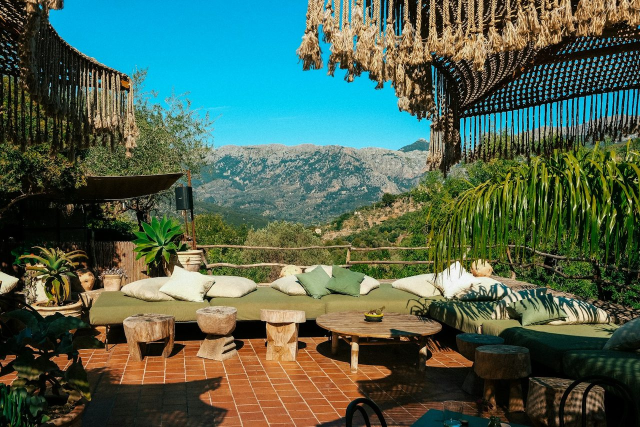
#> input picture configs/fixtures/media/FVmUL290EW4.jpg, 1280 x 854 px (shown at 1/2 size)
$ python -i compose.py   (imports and definitions only)
#> lines starting #> are read from the running program, lines starting #| are printed output that depends on the picture
### lib/brand.py
"""
SideQuest Reel Factory — Brand constants (single source of truth).

These values are locked to the real app's BrandMark component so the wordmark,
pink dot, and palette in every reel are identical to the product. Do not fork
these per-reel — a reel that diverges from the real logo violates brand rule #2.
"""

# ---- Palette (from app design tokens) ----
BG_DARK      = "#0A0908"   # reel background
INK          = "#111217"   # wordmark on light surfaces
WHITE        = "#FFFFFF"
PINK         = "#F4A7B0"    # SideQuest signature dot / accent
GRAY_SUB     = "#B4B4B4"
GRAY_HANDLE  = "#999999"
GRAY_URL     = "#777777"

# ---- Wordmark geometry (EXACT, from user's logo HTML canvas export) ----
# Canvas reference: fontSize 100, letterSpacing -5.6px, dot radius 11,
# gap text->dot 6px, dot bottom touches text baseline (cap bottom).
# We keep the canvas's own 100px scale so the reel logo == the exported PNG.
WORDMARK_TEXT      = "SideQuest"
WORDMARK_FONTSIZE  = 100         # matches canvas export
WORDMARK_TRACKING  = -5.6        # letterSpacing at 100px
DOT_RADIUS         = 11
DOT_DIAMETER       = 22
DOT_GAP            = 6           # px between last glyph and dot
DOT_COLOR          = "#F4A7B0"
WORDMARK_COLOR     = "#111111"   # ink (on light); use WHITE on dark reel bg
# On the dark reel background the wordmark is white, dot stays pink.
WORDMARK_COLOR_DARK = "#FFFFFF"

# ---- Identity ----
HANDLE   = "@sideqtravel"
URL      = "sidequesttravel.app"
APP_NAME = "SideQuest"

# ---- Canvas ----
W, H = 1080, 1920
FPS  = 30

# ---- Fonts (populated by setup; see assets/fonts/) ----
FONT_BLACK   = "assets/fonts/Raleway-Black.ttf"
FONT_BOLD    = "assets/fonts/Raleway-Bold.ttf"
FONT_REGULAR = "assets/fonts/Raleway-Regular.ttf"


def hex_to_rgb(h: str):
    h = h.lstrip("#")
    return tuple(int(h[i:i+2], 16) for i in (0, 2, 4))

### compose/compose.py
"""
SideQuest Reel Factory v2 — Compose Module

Assembles b-roll + animated phone renders + kinetic text + brand CTA into a
1080x1920 H.264 reel. Config-driven. Key upgrades over v1:
  - Motion everywhere (Ken Burns on stills/b-roll, frame sequences for animated
    phone renders and captured scrolls)
  - Kinetic text (word-by-word reveal) instead of static popups
  - High bitrate (~10 Mbps) so Instagram's re-encode still looks clean
  - Brand-locked CTA pulled from lib/brand.py (never diverges from the app logo)
  - Reveal helper for the hidden-sidequest theme (blur -> unblur)

Run:  python compose/compose.py configs/<reel>.json
"""
import json
import os
import subprocess
import sys
from pathlib import Path

from PIL import Image, ImageDraw, ImageFont, ImageFilter

# Resolve project root regardless of where the script is called from
ROOT = Path(__file__).resolve().parents[1]
sys.path.insert(0, str(ROOT))
from lib import brand as B  # noqa: E402

CACHE    = ROOT / "cache"
RENDERS  = CACHE / "renders"
CAPTURES = CACHE / "captures"
BROLL    = CACHE / "broll"
OUTPUT   = ROOT / "output"
# [1 line not run here, left out]

W, H, FPS = B.W, B.H, B.FPS
BG = B.hex_to_rgb(B.BG_DARK)


# ---------- text helpers ----------
# [47 lines left out: functions _font, draw_centered, draw_shadowed, ken_burns, not called in this run]


def load_on_bg(path):
    img = Image.open(path).convert("RGBA")
    bg = Image.new("RGBA", (W, H), BG + (255,))
    if img.size != (W, H):
        img = img.resize((W, H), Image.LANCZOS)
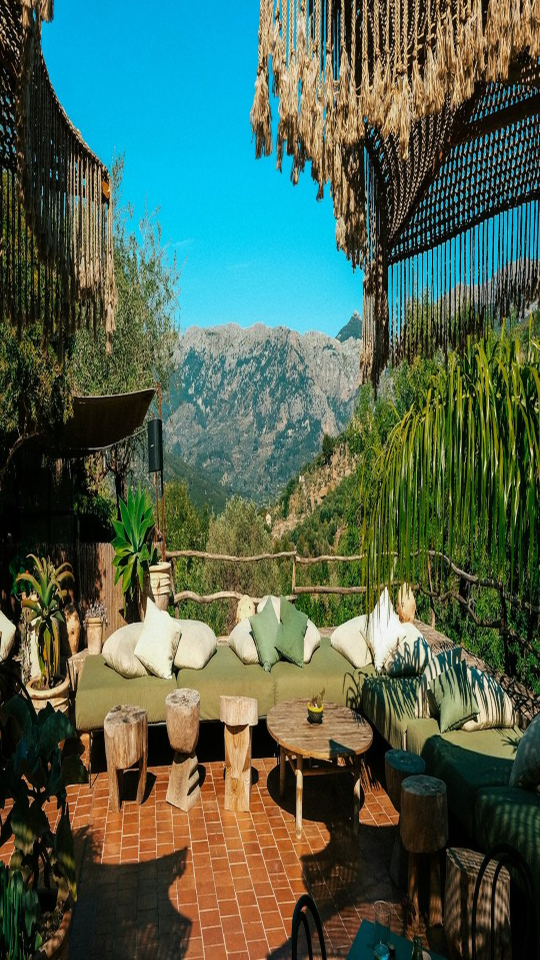
#> img: PIL image 1080x1920 RGBA (shown at 1/2 size); mean R, G, B, A 77.8, 98.4, 80.7, 255
    return Image.alpha_composite(bg, img).convert("RGB")


# [151 lines left out: functions fade_from_black, sec_hook, sec_phone, sec_reveal, sec_cta, not called in this run]


SECTIONS = {
    "hook": sec_hook,
    "phone_screen": sec_phone,
    "reveal": sec_reveal,
    "cta": sec_cta,
}


# ---------- assembly ----------
# [54 lines left out: function compose_reel, not called in this run]


# [3 lines not run here, left out]

>>> result = load_on_bg('../configs/fixtures/media/FVmUL290EW4.jpg')
